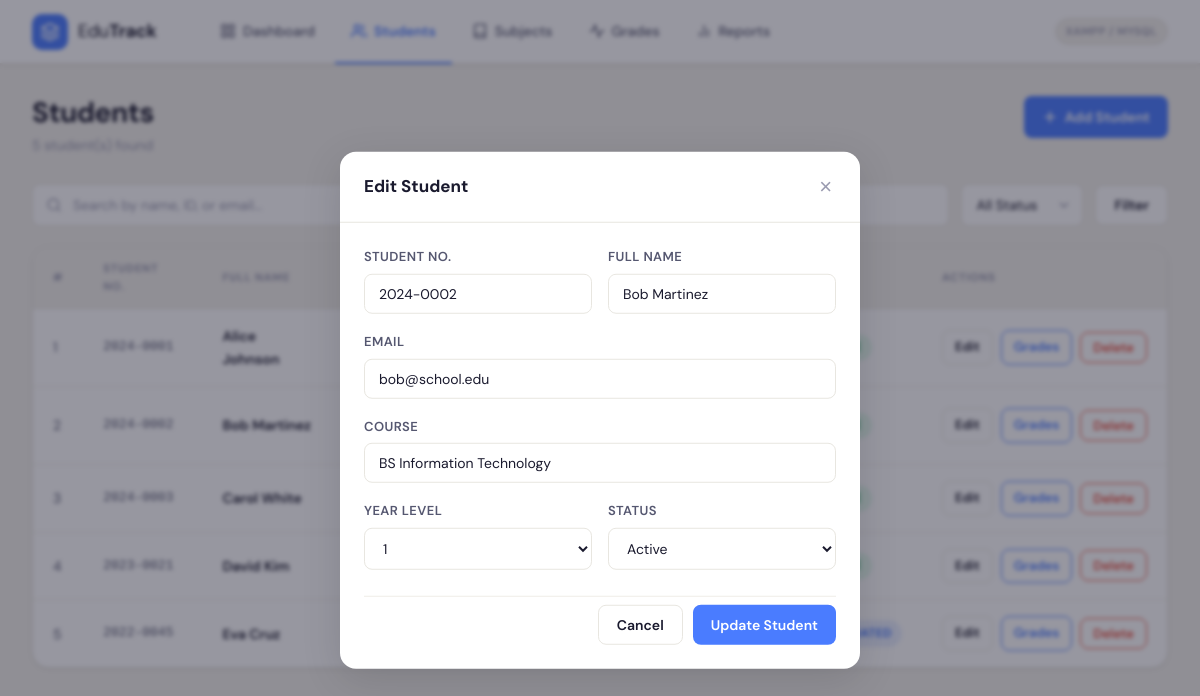
/pages/students.php?action=edit&id=2, run on the app's committed database.
### tables this page shows
CREATE TABLE IF NOT EXISTS students (
    id INT AUTO_INCREMENT PRIMARY KEY,
    student_no VARCHAR(20) UNIQUE NOT NULL,
    full_name VARCHAR(100) NOT NULL,
    email VARCHAR(100) UNIQUE NOT NULL,
    course VARCHAR(100) NOT NULL,
    year_level INT NOT NULL DEFAULT 1,
    status ENUM('Active', 'Graduated', 'Inactive', 'Dropped') DEFAULT 'Active',
    created_at TIMESTAMP DEFAULT CURRENT_TIMESTAMP,
    updated_at TIMESTAMP DEFAULT CURRENT_TIMESTAMP ON UPDATE CURRENT_TIMESTAMP
);

### pages/students.php (the view, shortened to what this page needs)
<?php
$db = getDB();
$where = [];
$where_sql = $where ? 'WHERE ' . implode(' AND ', $where) : '';
$students = $db->query("SELECT * FROM students $where_sql ORDER BY created_at DESC");
$count = $db->query("SELECT COUNT(*) as c FROM students $where_sql")->fetch_assoc()['c'];
require_once '../includes/header.php';
?>
<div class="page-header">
    <div class="page-title">
        <h1>Students</h1>
        <p><?= $count ?> student(s) found</p>
    </div>
    <a href="students.php?action=add" class="btn btn-primary">
        <svg viewBox="0 0 24 24" fill="none"><line x1="12" y1="5" x2="12" y2="19" stroke="currentColor" stroke-width="2.5" stroke-linecap="round"/><line x1="5" y1="12" x2="19" y2="12" stroke="currentColor" stroke-width="2.5" stroke-linecap="round"/></svg>
        Add Student
    </a>
</div>
<form method="GET" action="students.php">
    <div class="filter-bar">
        <div class="search-wrap">
            <svg viewBox="0 0 24 24" fill="none"><circle cx="11" cy="11" r="8" stroke="currentColor" stroke-width="2"/><path d="m21 21-4.35-4.35" stroke="currentColor" stroke-width="2" stroke-linecap="round"/></svg>
        </div>
        <select name="status_filter" class="select-filter">
            <option value="">All Status</option>
        </select>
        <button type="submit" class="btn btn-secondary">Filter</button>
    </div>
</form>
<div class="table-wrapper">
    <table>
        <thead>
            <tr>
                <th>#</th>
                <th>Student No.</th>
                <th>Full Name</th>
                <th>Email</th>
                <th>Course</th>
                <th>Year</th>
                <th>Status</th>
                <th>Actions</th>
            </tr>
        </thead>
        <tbody>
        <?php
        $i = 1;
        while ($s = $students->fetch_assoc()): ?>
            <tr>
                <td class="td-muted"><?= $i++ ?></td>
                <td class="td-number"><?= htmlspecialchars($s['student_no']) ?></td>
                <td class="td-name"><?= htmlspecialchars($s['full_name']) ?></td>
                <td class="td-muted"><?= htmlspecialchars($s['email']) ?></td>
                <td><?= htmlspecialchars($s['course']) ?></td>
                <td><?= $s['year_level'] ?></td>
                <td><span class="badge badge-<?= strtolower($s['status']) ?>"><?= strtoupper($s['status']) ?></span></td>
                <td>
                    <div class="td-actions">
                        <a href="students.php?action=edit&id=<?= $s['id'] ?>" class="btn btn-sm btn-secondary">Edit</a>
                        <a href="grades.php?student_id=<?= $s['id'] ?>" class="btn btn-sm btn-blue">Grades</a>
                        <button onclick="confirmDelete('students.php?action=delete&id=<?= $s['id'] ?>', '<?= htmlspecialchars($s['full_name']) ?>')" class="btn btn-sm btn-danger">Delete</button>
                    </div>
                </td>
            </tr>
        <?php endwhile; ?>
        </tbody>
    </table>
</div>
<?php require_once '../includes/footer.php'; ?>

### assets/css/style.css (style rules this page uses)
:root { --primary: #4A7CFF; --primary-dark: #3561E6; --primary-light: #EBF0FF; --accent-blue: #4A7CFF; --accent-green: #2ECC71; --accent-red: #E74C3C; --text-dark: #1A1A2E; --text-mid: #555770; --text-light: #9A9BB0; --bg-main: #F2F0EB; --bg-white: #FFFFFF; --bg-card: #FFFFFF; --border: #E8E6E0; --border-light: #F0EDE8; --shadow-sm: 0 1px 3px rgba(0,0,0,0.06), 0 1px 2px rgba(0,0,0,0.04); --shadow-md: 0 4px 16px rgba(0,0,0,0.08), 0 2px 6px rgba(0,0,0,0.05); --shadow-lg: 0 10px 40px rgba(0,0,0,0.12); --radius: 10px; --radius-lg: 16px; --transition: all 0.2s ease; --font-main: 'DM Sans', sans-serif; }
* { margin: 0; padding: 0; box-sizing: border-box; }
html, body { font-family: var(--font-main); background: var(--bg-main); color: var(--text-dark); font-size: 15px; line-height: 1.6; min-height: 100vh; }
.page-header { display: flex; justify-content: space-between; align-items: flex-start; margin-bottom: 28px; }
.page-title h1 { font-size: 28px; font-weight: 700; color: var(--text-dark); letter-spacing: -0.5px; line-height: 1.2; }
.page-title p { font-size: 14px; color: var(--text-light); margin-top: 4px; }
.btn { display: inline-flex; align-items: center; gap: 7px; padding: 10px 18px; border: none; border-radius: 8px; font-size: 14px; font-weight: 600; font-family: var(--font-main); cursor: pointer; transition: var(--transition); text-decoration: none; white-space: nowrap; }
.btn-primary { background: var(--primary); color: white; }
.btn-secondary { background: var(--bg-white); color: var(--text-dark); border: 1px solid var(--border); }
.btn-danger { background: white; color: var(--accent-red); border: 1px solid var(--accent-red); }
.btn-blue { background: white; color: var(--accent-blue); border: 1px solid var(--accent-blue); }
.btn-sm { padding: 6px 12px; font-size: 13px; }
.btn svg { width: 16px; height: 16px; }
.table-wrapper { background: var(--bg-card); border-radius: var(--radius-lg); border: 1px solid var(--border); box-shadow: var(--shadow-sm); overflow: hidden; }
table { width: 100%; border-collapse: collapse; }
thead tr { background: var(--bg-main); }
thead th { padding: 13px 20px; text-align: left; font-size: 11px; font-weight: 700; text-transform: uppercase; letter-spacing: 0.8px; color: var(--text-light); border-bottom: 1px solid var(--border); }
tbody tr { border-bottom: 1px solid var(--border-light); transition: background 0.15s ease; }
tbody tr:last-child { border-bottom: none; }
tbody td { padding: 16px 20px; font-size: 14px; color: var(--text-dark); }
.td-name { font-weight: 600; }
.td-number { font-family: 'DM Mono', monospace; font-size: 13px; color: var(--text-mid); }
.td-muted { color: var(--text-mid); }
.td-actions { display: flex; gap: 8px; align-items: center; }
.badge { display: inline-flex; align-items: center; gap: 5px; padding: 4px 10px; border-radius: 20px; font-size: 12px; font-weight: 700; letter-spacing: 0.3px; }
.badge::before { content: ''; width: 6px; height: 6px; border-radius: 50%; }
.badge-active { background: rgba(46, 204, 113, 0.12); color: #27AE60; }
.badge-active::before { background: #27AE60; }
.badge-graduated { background: rgba(74, 124, 255, 0.12); color: var(--accent-blue); }
.badge-graduated::before { background: var(--accent-blue); }
.filter-bar { display: flex; gap: 12px; margin-bottom: 20px; align-items: center; }
.search-wrap { flex: 1; position: relative; }
.search-wrap svg { position: absolute; left: 14px; top: 50%; transform: translateY(-50%); width: 16px; height: 16px; color: var(--text-light); }
.select-filter { padding: 11px 36px 11px 14px; border: 1px solid var(--border); border-radius: 8px; font-size: 14px; font-family: var(--font-main); color: var(--text-dark); background: var(--bg-white); cursor: pointer; outline: none; appearance: none; background-repeat: no-repeat; background-position: right 10px center; background-size: 16px; transition: var(--transition); }

### data on the page
students: student_no "2024-0001", full_name "Alice Johnson"
students: student_no "2024-0002", full_name "Bob Martinez"
students: student_no "2024-0003", full_name "Carol White"
students: student_no "2023-0021", full_name "David Kim"
students: student_no "2022-0045", full_name "Eva Cruz"
